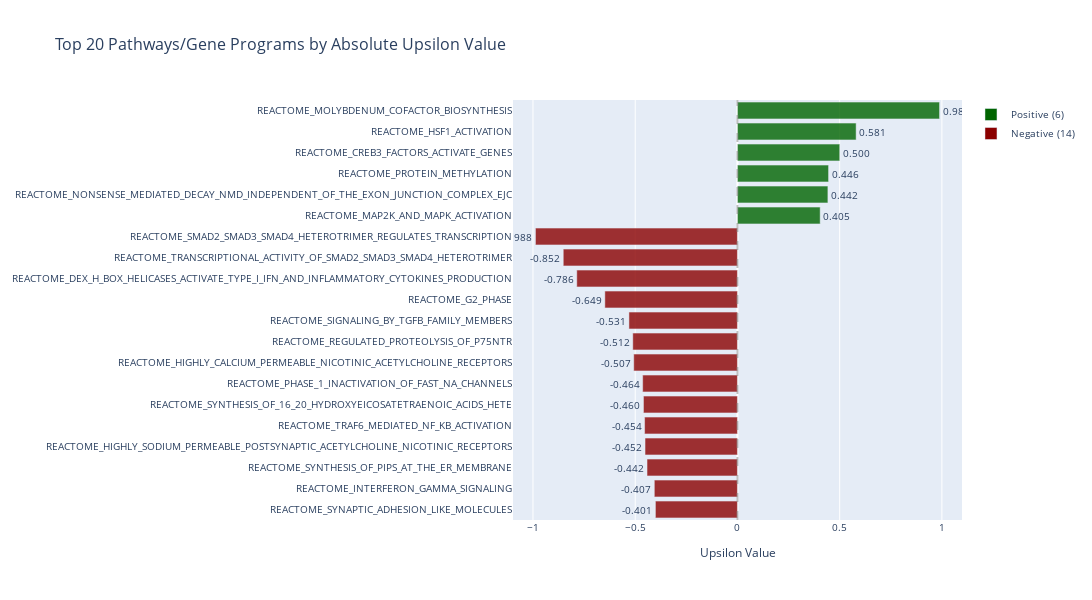
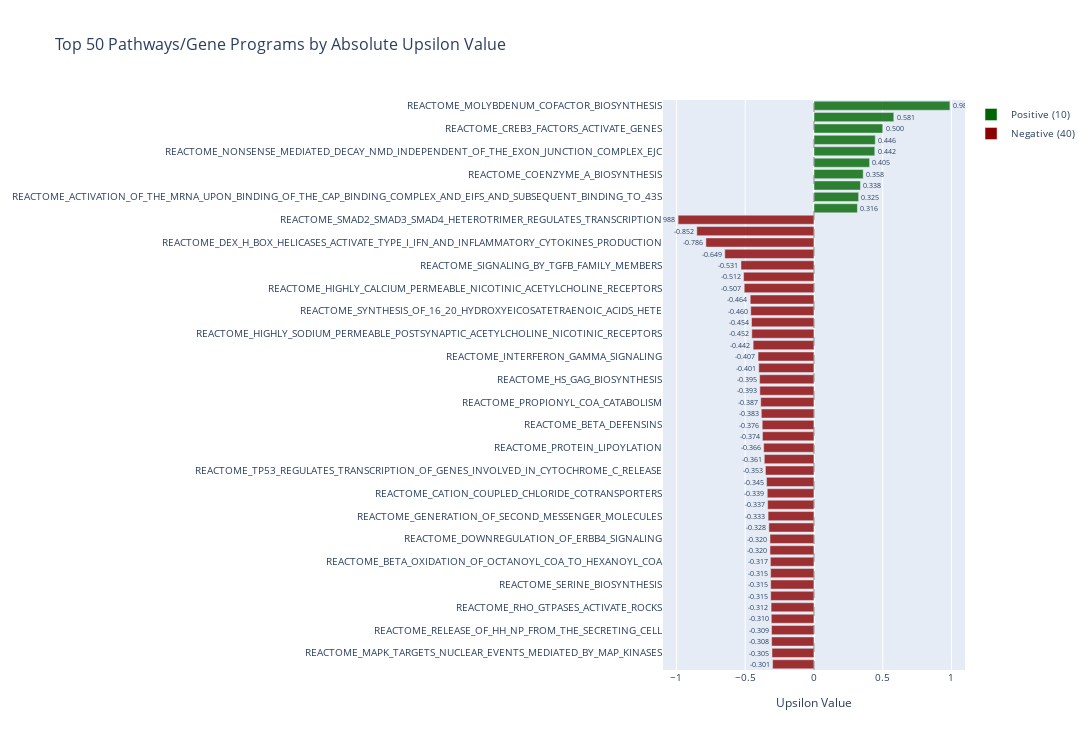
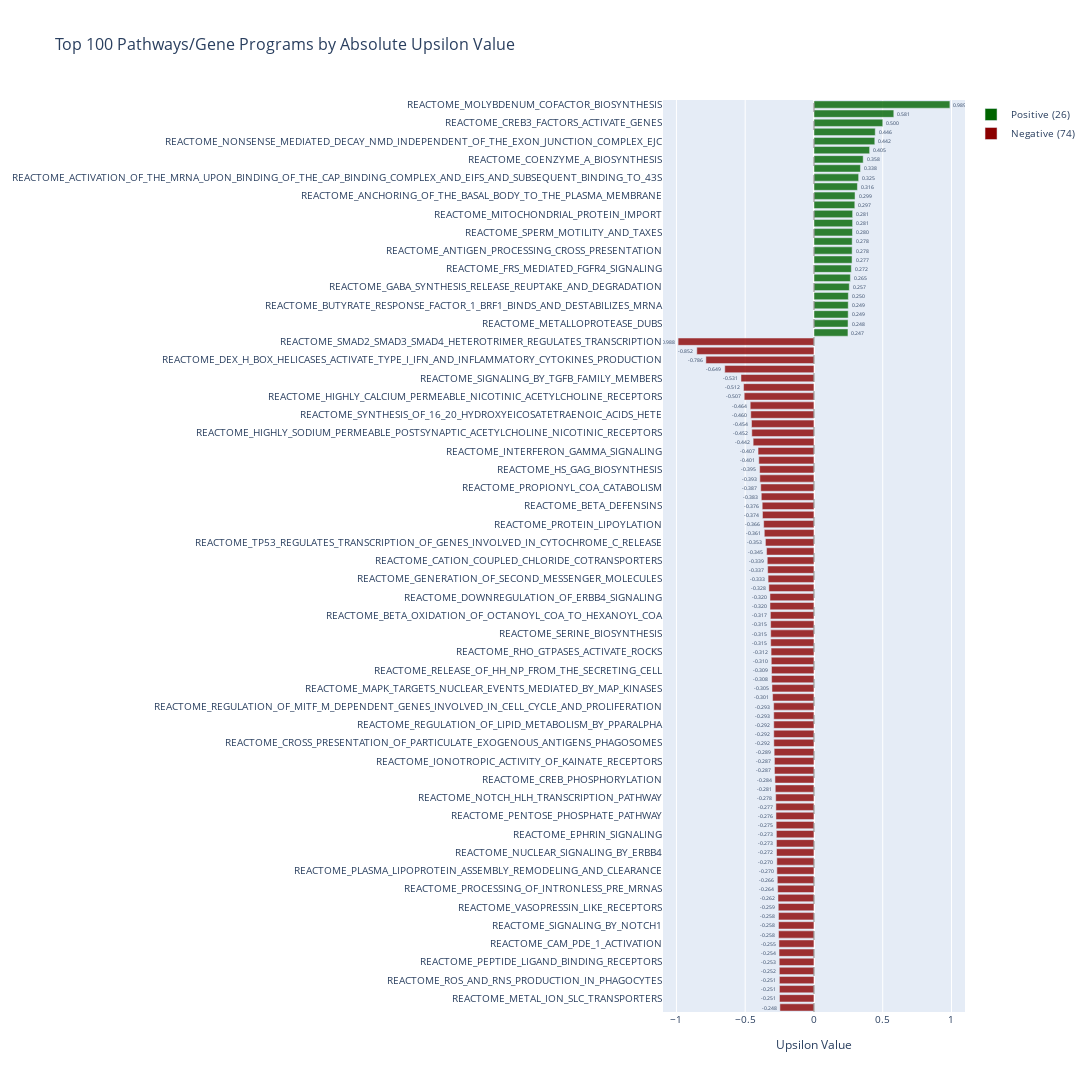

Here is the notebook cell these charts were saved with, in order:
### Code cell
# Calculate absolute values and sort by absolute upsilon values
pathway_upsilon_df['abs_upsilon'] = pathway_upsilon_df['upsilon'].abs()
pathway_upsilon_df_abs_sorted = pathway_upsilon_df.sort_values('abs_upsilon', ascending=False)

# Function to create plots for different top N values
def create_top_pathways_plot(n_top=50):
    # Get top N pathways by absolute upsilon value
    top_n = pathway_upsilon_df_abs_sorted.head(n_top)
    
    # Separate positive and negative upsilon values
    positive_mask = top_n['upsilon'] > 0
    negative_mask = top_n['upsilon'] < 0
    
    pos_count = positive_mask.sum()
    neg_count = negative_mask.sum()
    
    # Create the plot
    fig = go.Figure()
    
    # Add positive upsilon values (green)
    if pos_count > 0:
        fig.add_trace(
            go.Bar(
                x=top_n[positive_mask]['upsilon'],
                y=top_n[positive_mask]['pathway_name'],
                orientation='h',
                name=f'Positive ({pos_count})',
                marker=dict(color='darkgreen', opacity=0.8),
                text=[f'{val:.3f}' for val in top_n[positive_mask]['upsilon']],
                textposition='outside',
                hovertemplate='<b>%{y}</b><br>Upsilon: %{x:.4f}<extra></extra>'
            )
        )
    
    # Add negative upsilon values (red)
    if neg_count > 0:
        fig.add_trace(
            go.Bar(
                x=top_n[negative_mask]['upsilon'],
                y=top_n[negative_mask]['pathway_name'],
                orientation='h',
                name=f'Negative ({neg_count})',
                marker=dict(color='darkred', opacity=0.8),
                text=[f'{val:.3f}' for val in top_n[negative_mask]['upsilon']],
                textposition='outside',
                hovertemplate='<b>%{y}</b><br>Upsilon: %{x:.4f}<extra></extra>'
            )
        )
    
    # Update layout
    fig.update_layout(
        title=dict(
            text=f'Top {n_top} Pathways/Gene Programs by Absolute Upsilon Value',
            font=dict(size=16)
        ),
        height=max(600, n_top * 15),  # Adjust height based on number of pathways
        width=1200,
        xaxis_title="Upsilon Value",
        yaxis=dict(autorange="reversed"),  # Top pathway at top
        showlegend=True,
        font=dict(size=10)
    )
    
    # Add vertical line at x=0 for reference
    fig.add_vline(x=0, line_dash="dash", line_color="gray", opacity=0.5)
    
    return fig

# Create plots for top 20, 50, and 100 pathways
fig_top_20 = create_top_pathways_plot(20)
fig_top_50 = create_top_pathways_plot(50)
fig_top_100 = create_top_pathways_plot(100)

# Show the plots
print("Top 20 Pathways by Absolute Upsilon Value:")
fig_top_20.show()

print("\nTop 50 Pathways by Absolute Upsilon Value:")
fig_top_50.show()

print("\nTop 100 Pathways by Absolute Upsilon Value:")
fig_top_100.show()

# Print summary statistics
print(f"\nSummary Statistics:")
print(f"Total pathways: {len(pathway_upsilon_df_abs_sorted)}")
print(f"Range of absolute upsilon values: {pathway_upsilon_df_abs_sorted['abs_upsilon'].min():.4f} to {pathway_upsilon_df_abs_sorted['abs_upsilon'].max():.4f}")

# Show top 20 table
top_20 = pathway_upsilon_df_abs_sorted.head(20)
print(f"\nTop 20 Pathways by Absolute Upsilon Value:")
print("=" * 100)
print(top_20[['pathway_name', 'upsilon', 'abs_upsilon']].to_string(index=False))

### Figure 1 — Plotly figure (JSON) as saved in the notebook; plotly's stock layout.template omitted (floating-point values rounded to 4 significant figures)
{"data": [{"hovertemplate": "<b>%{y}</b><br>Upsilon: %{x:.4f}<extra></extra>", "marker": {"color": "darkgreen", "opacity": 0.8}, "name": "Positive (6)", "orientation": "h", "text": ["0.989", "0.581", "0.500", "0.446", "0.442", "0.405"], "textposition": "outside", "type": "bar", "x": [0.9885, 0.5806, 0.5005, 0.4457, 0.4425, 0.4047], "y": ["REACTOME_MOLYBDENUM_COFACTOR_BIOSYNTHESIS", "REACTOME_HSF1_ACTIVATION", "REACTOME_CREB3_FACTORS_ACTIVATE_GENES", "REACTOME_PROTEIN_METHYLATION", "REACTOME_NONSENSE_MEDIATED_DECAY_NMD_INDEPENDENT_OF_THE_EXON_JUNCTION_COMPLEX_EJC", "REACTOME_MAP2K_AND_MAPK_ACTIVATION"]}, {"hovertemplate": "<b>%{y}</b><br>Upsilon: %{x:.4f}<extra></extra>", "marker": {"color": "darkred", "opacity": 0.8}, "name": "Negative (14)", "orientation": "h", "text": ["-0.988", "-0.852", "-0.786", "-0.649", "-0.531", "-0.512", "-0.507", "-0.464", "-0.460", "-0.454", "-0.452", "-0.442", "-0.407", "-0.401"], "textposition": "outside", "type": "bar", "x": [-0.9879, -0.852, -0.7858, -0.6485, -0.5307, -0.5119, -0.5072, -0.4635, -0.4596, -0.4541, -0.452, -0.4422, -0.4066, -0.4012], "y": ["REACTOME_SMAD2_SMAD3_SMAD4_HETEROTRIMER_REGULATES_TRANSCRIPTION", "REACTOME_TRANSCRIPTIONAL_ACTIVITY_OF_SMAD2_SMAD3_SMAD4_HETEROTRIMER", "REACTOME_DEX_H_BOX_HELICASES_ACTIVATE_TYPE_I_IFN_AND_INFLAMMATORY_CYTOKINES_PRODUCTION", "REACTOME_G2_PHASE", "REACTOME_SIGNALING_BY_TGFB_FAMILY_MEMBERS", "REACTOME_REGULATED_PROTEOLYSIS_OF_P75NTR", "REACTOME_HIGHLY_CALCIUM_PERMEABLE_NICOTINIC_ACETYLCHOLINE_RECEPTORS", "REACTOME_PHASE_1_INACTIVATION_OF_FAST_NA_CHANNELS", "REACTOME_SYNTHESIS_OF_16_20_HYDROXYEICOSATETRAENOIC_ACIDS_HETE", "REACTOME_TRAF6_MEDIATED_NF_KB_ACTIVATION", "REACTOME_HIGHLY_SODIUM_PERMEABLE_POSTSYNAPTIC_ACETYLCHOLINE_NICOTINIC_RECEPTORS", "REACTOME_SYNTHESIS_OF_PIPS_AT_THE_ER_MEMBRANE", "REACTOME_INTERFERON_GAMMA_SIGNALING", "REACTOME_SYNAPTIC_ADHESION_LIKE_MOLECULES"]}], "layout": {"font": {"size": 10}, "height": 600, "shapes": [{"line": {"color": "gray", "dash": "dash"}, "opacity": 0.5, "type": "line", "x0": 0, "x1": 0, "xref": "x", "y0": 0, "y1": 1, "yref": "y domain"}], "showlegend": true, "title": {"font": {"size": 16}, "text": "Top 20 Pathways/Gene Programs by Absolute Upsilon Value"}, "width": 1200, "xaxis": {"title": {"text": "Upsilon Value"}}, "yaxis": {"autorange": "reversed"}}}

### Figure 2 — Plotly figure (JSON) as saved in the notebook; plotly's stock layout.template omitted (floating-point values rounded to 4 significant figures)
{"data": [{"hovertemplate": "<b>%{y}</b><br>Upsilon: %{x:.4f}<extra></extra>", "marker": {"color": "darkgreen", "opacity": 0.8}, "name": "Positive (10)", "orientation": "h", "text": ["0.989", "0.581", "0.500", "0.446", "0.442", "0.405", "0.358", "0.338", "0.325", "0.316"], "textposition": "outside", "type": "bar", "x": [0.9885, 0.5806, 0.5005, 0.4457, 0.4425, 0.4047, 0.358, 0.3381, 0.3249, 0.316], "y": ["REACTOME_MOLYBDENUM_COFACTOR_BIOSYNTHESIS", "REACTOME_HSF1_ACTIVATION", "REACTOME_CREB3_FACTORS_ACTIVATE_GENES", "REACTOME_PROTEIN_METHYLATION", "REACTOME_NONSENSE_MEDIATED_DECAY_NMD_INDEPENDENT_OF_THE_EXON_JUNCTION_COMPLEX_EJC", "REACTOME_MAP2K_AND_MAPK_ACTIVATION", "REACTOME_COENZYME_A_BIOSYNTHESIS", "REACTOME_INTERACTION_BETWEEN_L1_AND_ANKYRINS", "REACTOME_ACTIVATION_OF_THE_MRNA_UPON_BINDING_OF_THE_CAP_BINDING_COMPLEX_AND_EIFS_AND_SUBSEQUENT_BINDING_TO_43S", "REACTOME_TRANSLATION"]}, {"hovertemplate": "<b>%{y}</b><br>Upsilon: %{x:.4f}<extra></extra>", "marker": {"color": "darkred", "opacity": 0.8}, "name": "Negative (40)", "orientation": "h", "text": ["-0.988", "-0.852", "-0.786", "-0.649", "-0.531", "-0.512", "-0.507", "-0.464", "-0.460", "-0.454", "-0.452", "-0.442", "-0.407", "-0.401", "-0.395", "-0.393", "-0.387", "-0.383", "-0.376", "-0.374", "-0.366", "-0.361", "-0.353", "-0.345", "-0.339", "-0.337", "-0.333", "-0.328", "-0.320", "-0.320", "-0.317", "-0.315", "-0.315", "-0.315", "-0.312", "-0.310", "-0.309", "-0.308", "-0.305", "-0.301"], "textposition": "outside", "type": "bar", "x": [-0.9879, -0.852, -0.7858, -0.6485, -0.5307, -0.5119, -0.5072, -0.4635, -0.4596, -0.4541, -0.452, -0.4422, -0.4066, -0.4012, -0.3952, -0.3934, -0.3871, -0.3829, -0.3763, -0.3744, -0.3657, -0.3611, -0.353, -0.3446, -0.3395, -0.3366, -0.3334, -0.3278, -0.3198, -0.3197, -0.3169, -0.3152, -0.3145, -0.3145, -0.3118, -0.3103, -0.3085, -0.308, -0.3053, -0.3008], "y": ["REACTOME_SMAD2_SMAD3_SMAD4_HETEROTRIMER_REGULATES_TRANSCRIPTION", "REACTOME_TRANSCRIPTIONAL_ACTIVITY_OF_SMAD2_SMAD3_SMAD4_HETEROTRIMER", "REACTOME_DEX_H_BOX_HELICASES_ACTIVATE_TYPE_I_IFN_AND_INFLAMMATORY_CYTOKINES_PRODUCTION", "REACTOME_G2_PHASE", "REACTOME_SIGNALING_BY_TGFB_FAMILY_MEMBERS", "REACTOME_REGULATED_PROTEOLYSIS_OF_P75NTR", "REACTOME_HIGHLY_CALCIUM_PERMEABLE_NICOTINIC_ACETYLCHOLINE_RECEPTORS", "REACTOME_PHASE_1_INACTIVATION_OF_FAST_NA_CHANNELS", "REACTOME_SYNTHESIS_OF_16_20_HYDROXYEICOSATETRAENOIC_ACIDS_HETE", "REACTOME_TRAF6_MEDIATED_NF_KB_ACTIVATION", "REACTOME_HIGHLY_SODIUM_PERMEABLE_POSTSYNAPTIC_ACETYLCHOLINE_NICOTINIC_RECEPTORS", "REACTOME_SYNTHESIS_OF_PIPS_AT_THE_ER_MEMBRANE", "REACTOME_INTERFERON_GAMMA_SIGNALING", "REACTOME_SYNAPTIC_ADHESION_LIKE_MOLECULES", "REACTOME_HS_GAG_BIOSYNTHESIS", "REACTOME_RELAXIN_RECEPTORS", "REACTOME_PROPIONYL_COA_CATABOLISM", "REACTOME_PROCESSIVE_SYNTHESIS_ON_THE_LAGGING_STRAND", "REACTOME_BETA_DEFENSINS", "REACTOME_INTERLEUKIN_1_PROCESSING", "REACTOME_PROTEIN_LIPOYLATION", "REACTOME_FATTY_ACIDS_BOUND_TO_GPR40_FFAR1_REGULATE_INSULIN_SECRETION", "REACTOME_TP53_REGULATES_TRANSCRIPTION_OF_GENES_INVOLVED_IN_CYTOCHROME_C_RELEASE", "REACTOME_INHIBITION_OF_REPLICATION_INITIATION_OF_DAMAGED_DNA_BY_RB1_E2F1", "REACTOME_CATION_COUPLED_CHLORIDE_COTRANSPORTERS", "REACTOME_INTERLEUKIN_23_SIGNALING", "REACTOME_GENERATION_OF_SECOND_MESSENGER_MOLECULES", "REACTOME_DOWNSTREAM_SIGNALING_EVENTS_OF_B_CELL_RECEPTOR_BCR", "REACTOME_DOWNREGULATION_OF_ERBB4_SIGNALING", "REACTOME_SIGNALING_BY_TGF_BETA_RECEPTOR_COMPLEX", "REACTOME_BETA_OXIDATION_OF_OCTANOYL_COA_TO_HEXANOYL_COA", "REACTOME_BETA_OXIDATION_OF_VERY_LONG_CHAIN_FATTY_ACIDS", "REACTOME_SERINE_BIOSYNTHESIS", "REACTOME_REGULATION_OF_KIT_SIGNALING", "REACTOME_RHO_GTPASES_ACTIVATE_ROCKS", "REACTOME_TRANSPORT_OF_ORGANIC_ANIONS", "REACTOME_RELEASE_OF_HH_NP_FROM_THE_SECRETING_CELL", "REACTOME_VEGF_LIGAND_RECEPTOR_INTERACTIONS", "REACTOME_MAPK_TARGETS_NUCLEAR_EVENTS_MEDIATED_BY_MAP_KINASES", "REACTOME_TRANSPORT_AND_SYNTHESIS_OF_PAPS"]}], "layout": {"font": {"size": 10}, "height": 750, "shapes": [{"line": {"color": "gray", "dash": "dash"}, "opacity": 0.5, "type": "line", "x0": 0, "x1": 0, "xref": "x", "y0": 0, "y1": 1, "yref": "y domain"}], "showlegend": true, "title": {"font": {"size": 16}, "text": "Top 50 Pathways/Gene Programs by Absolute Upsilon Value"}, "width": 1200, "xaxis": {"title": {"text": "Upsilon Value"}}, "yaxis": {"autorange": "reversed"}}}

### Figure 3 — Plotly figure (JSON) as saved in the notebook; plotly's stock layout.template omitted (floating-point values rounded to 4 significant figures)
{"data": [{"hovertemplate": "<b>%{y}</b><br>Upsilon: %{x:.4f}<extra></extra>", "marker": {"color": "darkgreen", "opacity": 0.8}, "name": "Positive (26)", "orientation": "h", "text": ["0.989", "0.581", "0.500", "0.446", "0.442", "0.405", "0.358", "0.338", "0.325", "0.316", "0.299", "0.297", "0.281", "0.281", "0.280", "0.278", "0.278", "0.277", "0.272", "0.265", "0.257", "0.250", "0.249", "0.249", "0.248", "0.247"], "textposition": "outside", "type": "bar", "x": [0.9885, 0.5806, 0.5005, 0.4457, 0.4425, 0.4047, 0.358, 0.3381, 0.3249, 0.316, 0.2987, 0.2971, 0.2812, 0.281, 0.28, 0.278, 0.2777, 0.2771, 0.2718, 0.2648, 0.2569, 0.2501, 0.2493, 0.249, 0.2479, 0.2472], "y": ["REACTOME_MOLYBDENUM_COFACTOR_BIOSYNTHESIS", "REACTOME_HSF1_ACTIVATION", "REACTOME_CREB3_FACTORS_ACTIVATE_GENES", "REACTOME_PROTEIN_METHYLATION", "REACTOME_NONSENSE_MEDIATED_DECAY_NMD_INDEPENDENT_OF_THE_EXON_JUNCTION_COMPLEX_EJC", "REACTOME_MAP2K_AND_MAPK_ACTIVATION", "REACTOME_COENZYME_A_BIOSYNTHESIS", "REACTOME_INTERACTION_BETWEEN_L1_AND_ANKYRINS", "REACTOME_ACTIVATION_OF_THE_MRNA_UPON_BINDING_OF_THE_CAP_BINDING_COMPLEX_AND_EIFS_AND_SUBSEQUENT_BINDING_TO_43S", "REACTOME_TRANSLATION", "REACTOME_ANCHORING_OF_THE_BASAL_BODY_TO_THE_PLASMA_MEMBRANE", "REACTOME_SYNTHESIS_OF_IP2_IP_AND_INS_IN_THE_CYTOSOL", "REACTOME_MITOCHONDRIAL_PROTEIN_IMPORT", "REACTOME_ADENYLATE_CYCLASE_ACTIVATING_PATHWAY", "REACTOME_SPERM_MOTILITY_AND_TAXES", "REACTOME_P75NTR_RECRUITS_SIGNALLING_COMPLEXES", "REACTOME_ANTIGEN_PROCESSING_CROSS_PRESENTATION", "REACTOME_DEPOLYMERIZATION_OF_THE_NUCLEAR_LAMINA", "REACTOME_FRS_MEDIATED_FGFR4_SIGNALING", "gene_program_207", "REACTOME_GABA_SYNTHESIS_RELEASE_REUPTAKE_AND_DEGRADATION", "REACTOME_MELANIN_BIOSYNTHESIS", "REACTOME_BUTYRATE_RESPONSE_FACTOR_1_BRF1_BINDS_AND_DESTABILIZES_MRNA", "REACTOME_RUNX3_REGULATES_WNT_SIGNALING", "REACTOME_METALLOPROTEASE_DUBS", "gene_program_91"]}, {"hovertemplate": "<b>%{y}</b><br>Upsilon: %{x:.4f}<extra></extra>", "marker": {"color": "darkred", "opacity": 0.8}, "name": "Negative (74)", "orientation": "h", "text": ["-0.988", "-0.852", "-0.786", "-0.649", "-0.531", "-0.512", "-0.507", "-0.464", "-0.460", "-0.454", "-0.452", "-0.442", "-0.407", "-0.401", "-0.395", "-0.393", "-0.387", "-0.383", "-0.376", "-0.374", "-0.366", "-0.361", "-0.353", "-0.345", "-0.339", "-0.337", "-0.333", "-0.328", "-0.320", "-0.320", "-0.317", "-0.315", "-0.315", "-0.315", "-0.312", "-0.310", "-0.309", "-0.308", "-0.305", "-0.301", "-0.293", "-0.293", "-0.292", "-0.292", "-0.292", "-0.289", "-0.287", "-0.287", "-0.284", "-0.281", "-0.278", "-0.277", "-0.276", "-0.275", "-0.273", "-0.273", "-0.272", "-0.270", "-0.270", "-0.266", "-0.264", "-0.262", "-0.259", "-0.258", "-0.258", "-0.258", "-0.255", "-0.254", "-0.253", "-0.252", "-0.251", "-0.251", "-0.251", "-0.248"], "textposition": "outside", "type": "bar", "x": [-0.9879, -0.852, -0.7858, -0.6485, -0.5307, -0.5119, -0.5072, -0.4635, -0.4596, -0.4541, -0.452, -0.4422, -0.4066, -0.4012, -0.3952, -0.3934, -0.3871, -0.3829, -0.3763, -0.3744, -0.3657, -0.3611, -0.353, -0.3446, -0.3395, -0.3366, -0.3334, -0.3278, -0.3198, -0.3197, -0.3169, -0.3152, -0.3145, -0.3145, -0.3118, -0.3103, -0.3085, -0.308, -0.3053, -0.3008, -0.2931, -0.2926, -0.2924, -0.2923, -0.2919, -0.2894, -0.2874, -0.2873, -0.2837, -0.2814, -0.2782, -0.2768, -0.2763, -0.2749, -0.2733, -0.2729, -0.2724, -0.2701, -0.2698, -0.2665, -0.2636, -0.2616, -0.2595, -0.2577, -0.2577, -0.2576, -0.2546, -0.254, -0.2527, -0.2519, -0.2514, -0.2511, -0.2507, -0.2476], "y": ["REACTOME_SMAD2_SMAD3_SMAD4_HETEROTRIMER_REGULATES_TRANSCRIPTION", "REACTOME_TRANSCRIPTIONAL_ACTIVITY_OF_SMAD2_SMAD3_SMAD4_HETEROTRIMER", "REACTOME_DEX_H_BOX_HELICASES_ACTIVATE_TYPE_I_IFN_AND_INFLAMMATORY_CYTOKINES_PRODUCTION", "REACTOME_G2_PHASE", "REACTOME_SIGNALING_BY_TGFB_FAMILY_MEMBERS", "REACTOME_REGULATED_PROTEOLYSIS_OF_P75NTR", "REACTOME_HIGHLY_CALCIUM_PERMEABLE_NICOTINIC_ACETYLCHOLINE_RECEPTORS", "REACTOME_PHASE_1_INACTIVATION_OF_FAST_NA_CHANNELS", "REACTOME_SYNTHESIS_OF_16_20_HYDROXYEICOSATETRAENOIC_ACIDS_HETE", "REACTOME_TRAF6_MEDIATED_NF_KB_ACTIVATION", "REACTOME_HIGHLY_SODIUM_PERMEABLE_POSTSYNAPTIC_ACETYLCHOLINE_NICOTINIC_RECEPTORS", "REACTOME_SYNTHESIS_OF_PIPS_AT_THE_ER_MEMBRANE", "REACTOME_INTERFERON_GAMMA_SIGNALING", "REACTOME_SYNAPTIC_ADHESION_LIKE_MOLECULES", "REACTOME_HS_GAG_BIOSYNTHESIS", "REACTOME_RELAXIN_RECEPTORS", "REACTOME_PROPIONYL_COA_CATABOLISM", "REACTOME_PROCESSIVE_SYNTHESIS_ON_THE_LAGGING_STRAND", "REACTOME_BETA_DEFENSINS", "REACTOME_INTERLEUKIN_1_PROCESSING", "REACTOME_PROTEIN_LIPOYLATION", "REACTOME_FATTY_ACIDS_BOUND_TO_GPR40_FFAR1_REGULATE_INSULIN_SECRETION", "REACTOME_TP53_REGULATES_TRANSCRIPTION_OF_GENES_INVOLVED_IN_CYTOCHROME_C_RELEASE", "REACTOME_INHIBITION_OF_REPLICATION_INITIATION_OF_DAMAGED_DNA_BY_RB1_E2F1", "REACTOME_CATION_COUPLED_CHLORIDE_COTRANSPORTERS", "REACTOME_INTERLEUKIN_23_SIGNALING", "REACTOME_GENERATION_OF_SECOND_MESSENGER_MOLECULES", "REACTOME_DOWNSTREAM_SIGNALING_EVENTS_OF_B_CELL_RECEPTOR_BCR", "REACTOME_DOWNREGULATION_OF_ERBB4_SIGNALING", "REACTOME_SIGNALING_BY_TGF_BETA_RECEPTOR_COMPLEX", "REACTOME_BETA_OXIDATION_OF_OCTANOYL_COA_TO_HEXANOYL_COA", "REACTOME_BETA_OXIDATION_OF_VERY_LONG_CHAIN_FATTY_ACIDS", "REACTOME_SERINE_BIOSYNTHESIS", "REACTOME_REGULATION_OF_KIT_SIGNALING", "REACTOME_RHO_GTPASES_ACTIVATE_ROCKS", "REACTOME_TRANSPORT_OF_ORGANIC_ANIONS", "REACTOME_RELEASE_OF_HH_NP_FROM_THE_SECRETING_CELL", "REACTOME_VEGF_LIGAND_RECEPTOR_INTERACTIONS", "REACTOME_MAPK_TARGETS_NUCLEAR_EVENTS_MEDIATED_BY_MAP_KINASES", "REACTOME_TRANSPORT_AND_SYNTHESIS_OF_PAPS", "REACTOME_REGULATION_OF_MITF_M_DEPENDENT_GENES_INVOLVED_IN_CELL_CYCLE_AND_PROLIFERATION", "REACTOME_CYTOSOLIC_SENSORS_OF_PATHOGEN_ASSOCIATED_DNA", "REACTOME_REGULATION_OF_LIPID_METABOLISM_BY_PPARALPHA", "REACTOME_SYNTHESIS_OF_BILE_ACIDS_AND_BILE_SALTS_VIA_24_HYDROXYCHOLESTEROL", "REACTOME_CROSS_PRESENTATION_OF_PARTICULATE_EXOGENOUS_ANTIGENS_PHAGOSOMES", "REACTOME_GLYCOSPHINGOLIPID_METABOLISM", "REACTOME_IONOTROPIC_ACTIVITY_OF_KAINATE_RECEPTORS", "REACTOME_TRANSPORT_OF_CONNEXONS_TO_THE_PLASMA_MEMBRANE", "REACTOME_CREB_PHOSPHORYLATION", "REACTOME_ERYTHROPOIETIN_ACTIVATES_PHOSPHOINOSITIDE_3_KINASE_PI3K", "REACTOME_NOTCH_HLH_TRANSCRIPTION_PATHWAY", "REACTOME_ACTIVATION_OF_THE_TFAP2_AP_2_FAMILY_OF_TRANSCRIPTION_FACTORS", "REACTOME_PENTOSE_PHOSPHATE_PATHWAY", "REACTOME_TNF_RECEPTOR_SUPERFAMILY_TNFSF_MEMBERS_MEDIATING_NON_CANONICAL_NF_KB_PATHWAY", "REACTOME_EPHRIN_SIGNALING", "REACTOME_CDC6_ASSOCIATION_WITH_THE_ORC_ORIGIN_COMPLEX", "REACTOME_NUCLEAR_SIGNALING_BY_ERBB4", "REACTOME_ACTIVATION_OF_ATR_IN_RESPONSE_TO_REPLICATION_STRESS", "REACTOME_PLASMA_LIPOPROTEIN_ASSEMBLY_REMODELING_AND_CLEARANCE", "REACTOME_INTERLEUKIN_20_FAMILY_SIGNALING", "REACTOME_PROCESSING_OF_INTRONLESS_PRE_MRNAS", "REACTOME_ZINC_INFLUX_INTO_CELLS_BY_THE_SLC39_GENE_FAMILY", "REACTOME_VASOPRESSIN_LIKE_RECEPTORS", "REACTOME_FGFR2_ALTERNATIVE_SPLICING", "REACTOME_SIGNALING_BY_NOTCH1", "REACTOME_INTRA_GOLGI_TRAFFIC", "REACTOME_CAM_PDE_1_ACTIVATION", "REACTOME_CLASS_I_PEROXISOMAL_MEMBRANE_PROTEIN_IMPORT", "REACTOME_PEPTIDE_LIGAND_BINDING_RECEPTORS", "REACTOME_ERBB2_ACTIVATES_PTK6_SIGNALING", "REACTOME_ROS_AND_RNS_PRODUCTION_IN_PHAGOCYTES", "REACTOME_ACROSOME_REACTION_AND_SPERM_OOCYTE_MEMBRANE_BINDING", "REACTOME_METAL_ION_SLC_TRANSPORTERS", "REACTOME_GLYCOGEN_BREAKDOWN_GLYCOGENOLYSIS"]}], "layout": {"font": {"size": 10}, "height": 1500, "shapes": [{"line": {"color": "gray", "dash": "dash"}, "opacity": 0.5, "type": "line", "x0": 0, "x1": 0, "xref": "x", "y0": 0, "y1": 1, "yref": "y domain"}], "showlegend": true, "title": {"font": {"size": 16}, "text": "Top 100 Pathways/Gene Programs by Absolute Upsilon Value"}, "width": 1200, "xaxis": {"title": {"text": "Upsilon Value"}}, "yaxis": {"autorange": "reversed"}}}
